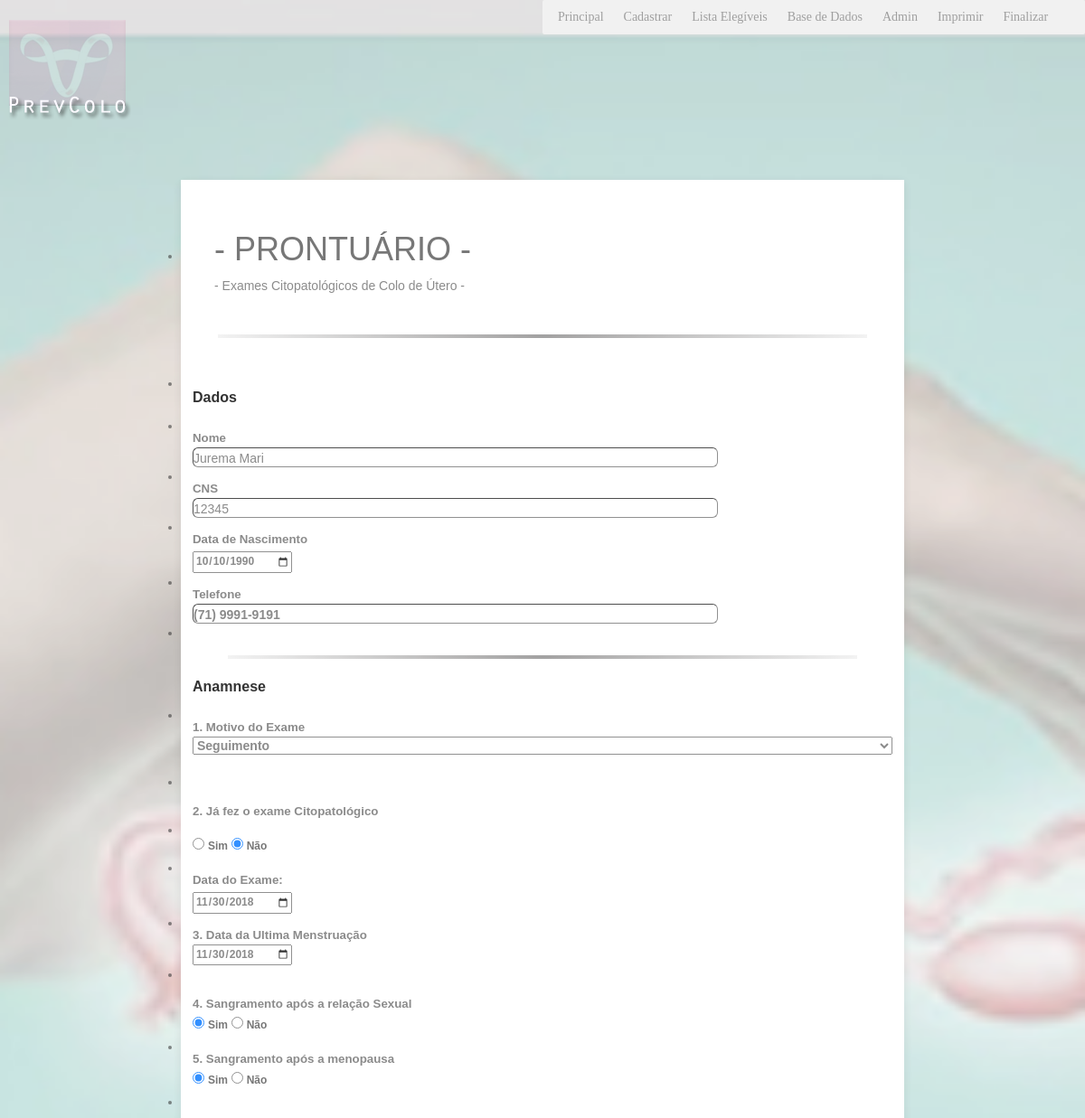
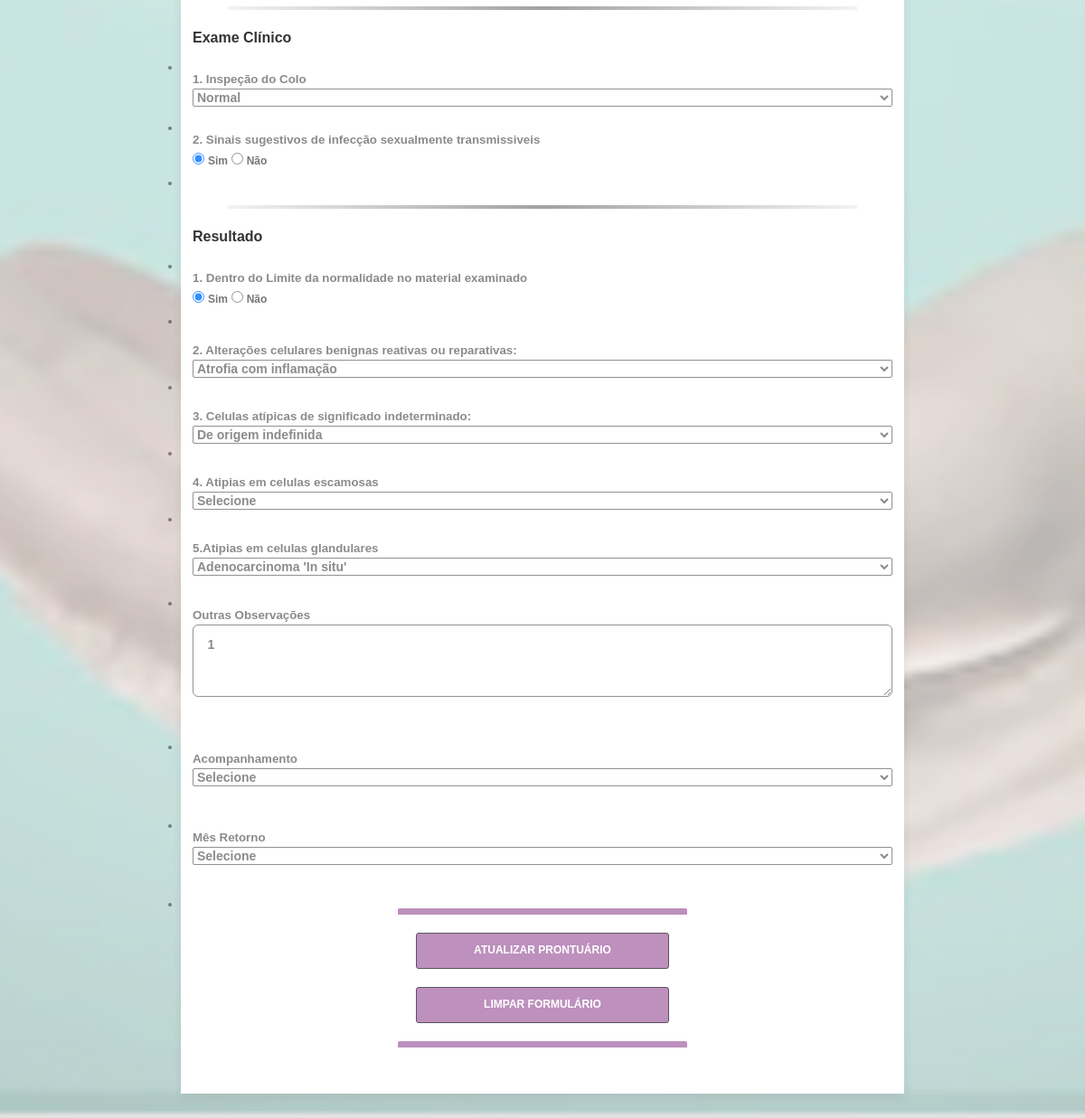
Page /editar.php?prev_id=21 on the committed database (2 pictures, top to bottom).
### tables this page shows
CREATE TABLE `preventivo` (
  `prev_id` int(5) NOT NULL AUTO_INCREMENT,
  `cns` int(15) NOT NULL,
  `nome_paciente` varchar(50) NOT NULL,
  `data_nasc` date NOT NULL,
  `telefone` varchar(20) NOT NULL,
  `motivo_anamnese` varchar(20) NOT NULL,
  `exame_citopatologico` varchar(3) NOT NULL,
  `data_citopatologico` date NOT NULL,
  `data_ultima_mens` date NOT NULL,
  `com_sangramento` varchar(3) NOT NULL,
  `sangue_apos_menopausa` varchar(3) NOT NULL,
  `inspecao` varchar(20) NOT NULL,
  `sinais_infec` varchar(3) NOT NULL,
  `limite_material` varchar(3) NOT NULL,
  `alteracoes_celulares` varchar(50) NOT NULL,
  `celulas_atipicas` varchar(50) NOT NULL,
  `atipias_esca` varchar(50) NOT NULL,
  `atipias_gland` varchar(50) NOT NULL,
  `outrasinfo` varchar(200) DEFAULT NULL,
  `acompanhamento` varchar(100) DEFAULT NULL,
  PRIMARY KEY (`prev_id`)
);

### editar.php (the view, shortened to what the rows shown need)
<!DOCTYPE HTML PUBLIC "-//W3C//DTD HTML 4.01//EN" "http://www.w3.org/TR/html4/strict.dtd">
<html class="supernova"><head>
    <link href="css/bootstrap.min.css" rel="stylesheet" media="screen">
<link href="https://cdn.jotfor.ms/static/formCss.css?3.3.1461" rel="stylesheet" type="text/css" />
<link type="text/css" rel="stylesheet" href="https://cdn.jotfor.ms/css/styles/nova.css?3.3.1461" />
<link type="text/css" media="print" rel="stylesheet" href="https://cdn.jotfor.ms/css/printForm.css?3.3.1461" />
<link type="text/css" rel="stylesheet" href="https://cdn.jotfor.ms/themes/CSS/566a91c2977cdfcd478b4567.css?"/>
<?php
     $conexao = new mysqli( "localhost", "u226274981_dbleo", "leo666", "u226274981_dbleo" );
$prev_id = $_GET["prev_id"];
$sqlconsulta = "SELECT *
        FROM preventivo
        WHERE prev_id = $prev_id";
$retorno = $conexao->query( $sqlconsulta );
$registro = $retorno->fetch_array();
$cns = $registro["cns"];
$nome_paciente = $registro["nome_paciente"];
$data_nasc = implode("-", array_reverse(explode("/", $registro['data_nasc'])));
$telefone = $registro["telefone"];
$motivo_anamnese = $registro["motivo_anamnese"];
$exame_citopatologico = $registro["exame_citopatologico"];
$data_citopatologico = $registro["data_citopatologico"];
$data_ultima_mens = $registro["data_ultima_mens"];
$com_sangramento = $registro["com_sangramento"];
$sangue_apos_menopausa = $registro["sangue_apos_menopausa"];
$inspecao = $registro["inspecao"];
$sinais_infec = $registro["sinais_infec"];
$limite_material = $registro["limite_material"];
$alteracoes_celulares = $registro["alteracoes_celulares"];
$celulas_atipicas = $registro["celulas_atipicas"];
$atipias_gland = $registro["atipias_gland"];
$outrasinfo = $registro["outrasinfo"];
?>
<link type="text/css" rel="stylesheet" href="https://cdn.jotfor.ms/css/styles/buttons/form-submit-button-simple_black.css?3.3.1461"/>
</head>
<body>
<link rel="stylesheet" type="text/css" href="css\style.css">
<form class="jotform-form"  method="post" name="Cadastrar" id="72202893033652" accept-charset="utf-8">
  <div class="form-all">
    <link type="text/css" rel="stylesheet" media="all" href="https://cdn.jotfor.ms/wizards/languageWizard/custom-dropdown/css/lang-dd.css?3.3.1461" />
    <ul class="form-section page-section">
      <li id="cid_87" class="form-input-wide" data-type="control_head">
        <div class="form-header-group ">
          <div class="header-text httac htvam">
            <h1 id="header_87" class="form-header" data-component="header">
              - PRONTUÁRIO -
            </h1>
          </div>
        </div>
      </li>
<br/>
      <li class="form-line" data-type="control_textbox" id="id_232">
        <div id="cid_232" class="form-input-wide jf-required">
          <span class="form-sub-label-container" style="vertical-align:top; width:75%;">
            <input type="text" id="input_232" name="nome_paciente" data-type="input-textbox" class="form-textbox" size="20" value="<?php echo $nome_paciente; ?>" data-component="textbox" />
          </span>
        </div>
      </li>
      <li class="form-line" data-type="control_textbox" id="id_239">
        <div id="cid_239" class="form-input-wide jf-required">
          <span class="form-sub-label-container" style="vertical-align:top; width:75%;">
            <input type="text" id="input_239" name="cns" data-type="input-textbox" class="form-textbox" size="20" value="<?php echo $cns; ?>" data-component="textbox" />
          </span>
        </div>
      </li>
      <li class="form-line form-line form-col-3" data-type="control_datetime" id="id_206">
        <div id="cid_206" class="form-input-wide jf-required">
          <div data-wrapper-react="true">
            <span class="form-sub-label-container" style="vertical-align:top; width:75%;">
              <input name="data_nasc" class="form-date validate[limitDate, validateLiteDate]" id="lite_mode_206" style="font-size: 12px" type="date" size="15" data-maxlength="15"  value="<?php echo $data_nasc; ?>"  data-format="ddmmyyyy" data-seperator="/" placeholder="dd/mm/yyyy" />
            </span>
          </div>
        </div>
      </li>
      <li class="form-line form-line-column form-col-1" data-type="control_textbox" id="id_240">
        <div id="cid_240" class="form-input-wide jf-required">
          <span class="form-sub-label-container" style="vertical-align:top; width:75%;">
            <input type="text" id="input_240" name="telefone" data-type="input-textbox" class="form-textbox" size="20" value="<?php echo $telefone; ?>" data-component="textbox" placeholder="(xx) xxxx-xxxx" />
          </span>
        </div>
      </li>
<li class="form-line form-line-column form-col-1 form-line-column-clear" data-type="control_dropdown" id="id_999">
        <div " id="cid_999" class="form-input-wide jf-required">
          <select class="form-dropdown" id="input_999" name="motivo_anamnese" style="width:150px;" data-component="dropdown">
           <option <?php if ($motivo_anamnese == "Seguimento") echo "selected"; ?> value="Seguimento"> Seguimento </option>
          </select> <br/><br/>
        </div>
  <li class="form-line form-line-column form-col-1 form-line-column-clear" data-type="control_dropdown" id="id_998">
        <div " id="cid_998" class="form-input-wide jf-required">
      <li class="form-line" data-type="control_radio" id="id_998">
        <div id="cid_998" class="form-input-wide jf-required">
          <div class="form-single-column" data-component="radio">
            <span class="form-radio-item" style="clear:left;">
              <input type="radio" class="form-radio" id="input_998_0" name="exame_citopatologico" <?php if ($exame_citopatologico == "Sim") echo "checked"; ?>  value="Sim" />
              <label id="label_input_998_0" style="font-size: 12px" for="input_998_0"> Sim </label>
            </span>
            <span class="form-radio-item" style="clear:left;">
              <input type="radio" class="form-radio" id="input_998_1" name="exame_citopatologico"  <?php if ($exame_citopatologico == "Nao") echo "checked"; ?> value="Nao" />
              <label id="label_input_998_1" style="font-size: 12px" for="input_998_1"> Não </label>
            </span>
          </div>
        </div>
      </li>
      <li class="form-line form-line-column form-col-1" data-type="control_datetime" id="id_989">
        <div id="cid_989" class="form-input-wide jf-required">
          <div data-wrapper-react="true">
           <span class="form-sub-label-container" style="vertical-align:top; width:90%;">
              <input name="data_citopatologico" class="form-date validate[limitDate, validateLiteDate]" id="lite_mode_989" type="date" style="font-size: 12px" size="15" data-maxlength="15" value="<?php echo $data_citopatologico; ?>" data-format="ddmmyyyy" data-seperator="/" placeholder="dd/mm/yyyy" />
            </span>
          </div>
        </div>
      </li>
<li class="form-line form-line-column form-col-1 form-line-column-clear" data-type="control_dropdown" id="id_295">
        <div " id="cid_295" class="form-input-wide jf-required">
 <input class="form-date validate[limitDate, validateLiteDate]" name="data_ultima_mens" id="lite_mode_295" type="date" style="font-size: 12px" size="15" data-maxlength="15" value="<?php echo $data_ultima_mens; ?>" data-format="ddmmyyyy" data-separator="/" placeholder="dd/mm/yyyy" />
      <li class="form-line" data-type="control_radio" id="id_294">
        <label class="form-label form-label-top" id="label_294" for="input_294_11"><br/><b>4. Sangramento após a relação Sexual </label>
        <div id="cid_294" class="form-input-wide jf-required">
          <div class="form-single-column" data-component="radio">
            <span class="form-radio-item" style="clear:left;">
              <input type="radio" class="form-radio" id="input_294_12" name="com_sangramento" <?php if ($com_sangramento == "Sim") echo "checked"; ?> value="Sim" />
              <label id="label_input_294_0" style="font-size: 12px" for="input_294_0"> Sim </label>
            </span>
            <span class="form-radio-item" style="clear:left;">
              <input type="radio" class="form-radio" id="input_167_1" name="com_sangramento" <?php if ($com_sangramento == "Nao") echo "checked"; ?> value="Nao" />
              <label id="label_input_294_1" style="font-size: 12px" for="input_294_1"> Não </label>
            </span>
          </div>
        </div>
      </li>
            <li class="form-line" data-type="control_radio" id="id_293">
        <label class="form-label form-label-top" id="label_293" for="input_293_2"><b> 5. Sangramento após a menopausa </label>
        <div id="cid_293" class="form-input-wide jf-required">
          <div class="form-single-column" data-component="radio">
            <span class="form-radio-item" style="clear:left;">
              <input type="radio" class="form-radio" id="input_293_0" name="sangue_apos_menopausa" <?php if ($sangue_apos_menopausa == "Sim") echo "checked"; ?> value="Sim" />
              <label id="label_input_293_0" style="font-size: 12px" for="input_293_0"> Sim </label>
            </span>
            <span class="form-radio-item" style="clear:left;">
              <input type="radio" class="form-radio" id="input_293_1" name="sangue_apos_menopausa" <?php if ($sangue_apos_menopausa == "Nao") echo "checked"; ?> value="Nao" />
              <label id="label_input_293_1" style="font-size: 12px" for="input_293_1"> Não </label>
            </span>
          </div>
        </div>
      </li>
      <li class="form-line" data-type="control_text" id="id_292">
        <div id="cid_292" class="form-input-wide">
        </div>
      </li>
      <li class="form-line form-line-column form-col-2" data-type="control_dropdown" id="id_291">
        <label class="form-label form-label-top" id="label_291" for="input_291"> <b> 1. Inspeção do Colo</b>  </label>
        <div id="cid_291" class="form-input-wide jf-required">
          <span class="form-sub-label-container" style="vertical-align:top; width:100%;">
            <select class="form-dropdown" id="input_291" name="inspecao" style="width:150px;" data-component="dropdown">
                <option <?php if ($inspecao == "Normal") echo "selected"; ?> value="Normal"> Normal </option>
            </select>
            <label class="form-label form-label-top" for="input_291" style="min-height:13px;"></label>
          </span>
        </div>
      </li>
  <li class="form-line" data-type="control_radio" id="id_290">
        <label class="form-label form-label-top" id="label_290" for="input_290"><b> 2. Sinais sugestivos de infecção sexualmente transmissiveis  </b> </label>
        <div id="cid_290" class="form-input-wide jf-required">
          <div class="form-single-column" data-component="radio">
            <span class="form-radio-item" style="clear:left;">
              <input type="radio" class="form-radio" id="input_290_0" name="sinais_infec" <?php if ($sinais_infec == "Sim") echo "checked"; ?> value="Sim" />
              <label id="label_input_290_0" style="font-size: 12px" for="input_167_0"> Sim </label>
            </span>
            <span class="form-radio-item" style="clear:left;">
              <input type="radio" class="form-radio" id="input_290_1" name="sinais_infec" <?php if ($sinais_infec == "Nao") echo "checked"; ?> value="Nao" />
              <label id="label_input_290_1" style="font-size: 12px" for="input_167_1"> Não </label>
            </span>
          </div>
        </div>
      </li>
      <li class="form-line" data-type="control_text" id="id_289">
        <div id="cid_289" class="form-input-wide">
        </div>
      </li>
                 <li class="form-line" data-type="control_radio" id="id_288">
        <label class="form-label form-label-top" id="label_1288" for="input_288"> <b>1. Dentro do Limite da normalidade no material examinado </label>
        <div id="cid_288" class="form-input-wide jf-required">
          <div class="form-single-column" data-component="radio">
            <span class="form-radio-item" style="clear:left;">
              <input type="radio" class="form-radio" id="input_288_0" name="limite_material" <?php if ($limite_material == "Sim") echo "checked"; ?> value="Sim" />
              <label id="label_input_288_0" style="font-size: 12px" for="input_288_0"> Sim </label>
            </span>
            <span class="form-radio-item" style="clear:left;">
              <input type="radio" class="form-radio" id="input_288_1" name="limite_material" <?php if ($limite_material == "Nao") echo "checked"; ?> value="Nao" />
              <label id="label_input_288_1" style="font-size: 12px" for="input_288_1"> Não </label>
            </span>
          </div>
        </div>
      </li>
      <li class="form-line form-line-column form-col-1 form-line-column-clear" data-type="control_dropdown" id="id_786">
        <label class="form-label form-label-top"  style="position:center" id="label_786" for="input_786"><br/><strong>2. Alterações celulares benignas reativas ou reparativas:<br/></strong></label>
        <div "id="cid_787" class="form-input-wide jf-required">
          <select class="form-dropdown" id="input_787" name="alteracoes_celulares" style="width:150px;" data-component="dropdown">
          <option <?php if ($alteracoes_celulares == "Atrofia com inflamacao") echo "selected"; ?> value="Atrofia com inflamacao"> Atrofia com inflamação </option>
          </select>
        </div>
      <li class="form-line form-line-column form-col-1 form-line-column-clear" data-type="control_dropdown" id="id_486">
        <div " id="cid_486" class="form-input-wide jf-required">
          <select class="form-dropdown" id="input_486" name="celulas_atipicas" style="width:150px;" data-component="dropdown">
            <option <?php if ($celulas_atipicas == "De origem indefinida") echo "selected"; ?> value="De origem indefinida"> De origem indefinida </option>
          </select>
        </div>
<li class="form-line form-line-column form-col-1 form-line-column-clear" data-type="control_dropdown" id="id_285">
<li class="form-line form-line-column form-col-1 form-line-column-clear" data-type="control_dropdown" id="id_284">
        <div id="cid_284" class="form-input-wide jf-required">
          <select class="form-dropdown" id="input_284" name="atipias_gland" style="width:150px;" data-component="dropdown">
            <option <?php if ($atipias_gland == "Adenocarcinoma In situ") echo "selected"; ?> value="Adenocarcinoma In situ"> Adenocarcinoma 'In situ' </option>
          </select>
        </div>
<br/>
 <li class="form-line form-line-column form-col-1 form-line-column-clear" data-type="control_textarea" id="id_903">
        <div id="cid_903" class="form-input-wide">
          <textarea id="input_903" class="form-textarea" name="outrasinfo" cols="40" rows="5" data-component="textarea"> <?php echo $outrasinfo; ?></textarea>
        </div> <br/><br/>
      </li>
<br/>
<br/>
    </ul>
  </div>
</form>
</body>
</html>

### rows in the picture
preventivo: nome_paciente "Jurema Mari", cns "12345", data_nasc "10/10/1990", telefone "(71) 9991-9191", motivo_anamnese "Seguimento", exame_citopatologico "☐ Sim", exame_citopatologico "☑ Não", data_citopatologico "11/30/2018", data_ultima_mens "11/30/2018", com_sangramento "☑", com_sangramento "☐ Não", sangue_apos_menopausa "☑ Sim", sangue_apos_menopausa "☐ Não", inspecao "Normal", sinais_infec "☑", limite_material "☑ Sim", limite_material "☐ Não", alteracoes_celulares "Atrofia com inflamação", celulas_atipicas "De origem indefinida", atipias_gland "Adenocarcinoma 'In situ'", outrasinfo "1"
